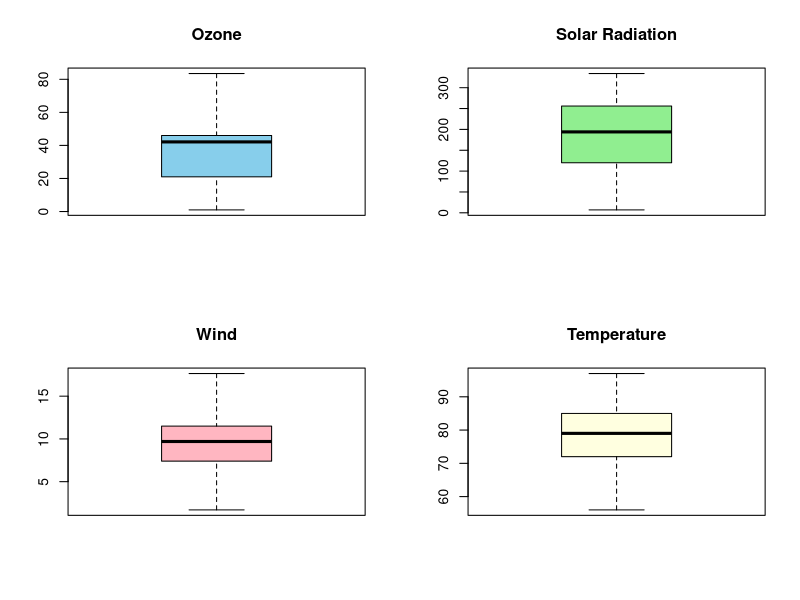

This chart was generated by the following R code:
# PROJECT: AirQuality Data Cleaning in R

# STEP 1: Load Dataset
data <- airquality
head(data)
str(data)
summary(data)

# STEP 2:  Check NA count
colSums(is.na(data))

# Replace NA  with column mean
data$Ozone[is.na(data$Ozone)] <- mean(data$Ozone, na.rm = TRUE)
data$Solar.R[is.na(data$Solar.R)] <- mean(data$Solar.R, na.rm = TRUE)

# Confirm no missing left
colSums(is.na(data))

# STEP 3: Out lier Detection and Treatment
# Function to cap out lier's 
cap <- function(x){
  if(is.numeric(x)){
    qnt <- quantile(x, probs=c(.25, .75), na.rm = TRUE)
    H <- 1.5 * IQR(x, na.rm = TRUE)
    lower <- qnt[1] - H
    upper <- qnt[2] + H
    x[x < lower] <- lower
    x[x > upper] <- upper
  }
  return(x)
}

# Apply capping to numeric columns
data$Ozone <- cap(data$Ozone)
data$Solar.R <- cap(data$Solar.R)
data$Wind <- cap(data$Wind)
data$Temp <- cap(data$Temp)

# Check summaries again
summary(data)

# Box plots for visual check
par(mfrow = c(2,2))
boxplot(data$Ozone, main = "Ozone", col = "skyblue")
boxplot(data$Solar.R, main = "Solar Radiation", col = "lightgreen")
boxplot(data$Wind, main = "Wind", col = "lightpink")
boxplot(data$Temp, main = "Temperature", col = "lightyellow")

# STEP 4: Data Type Correction
data$Month <- as.factor(data$Month)
data$Day <- as.factor(data$Day)

# STEP 5: Derived Fields 
# Ensure Temp is numeric before conversion
data$Temp <- as.numeric(data$Temp)

# Convert Temp to Celsius
data$Temp_C <- round((data$Temp - 32) * (5/9), 1)

# Create a Comfort Index (example metric)
data$ComfortIndex <- round(data$Temp - data$Wind, 1)

# STEP 6: Final Check
summary(data)
str(data)

# Confirm structure and few rows
head(data[, c("Ozone", "Solar.R", "Wind", "Temp", "Temp_C", "ComfortIndex")])
